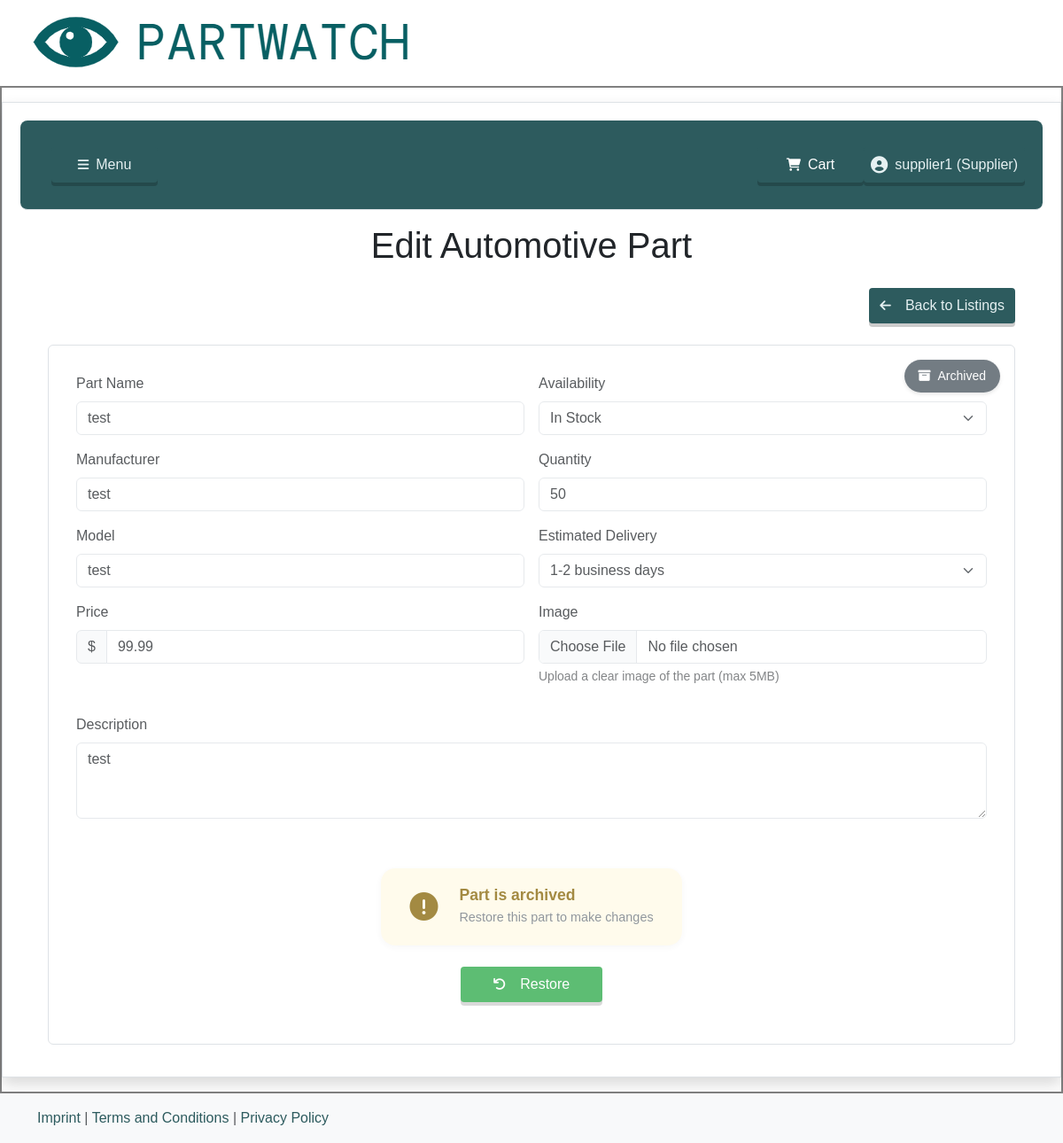
The page /edit-part/7 (signed in) on the database as committed earlier.
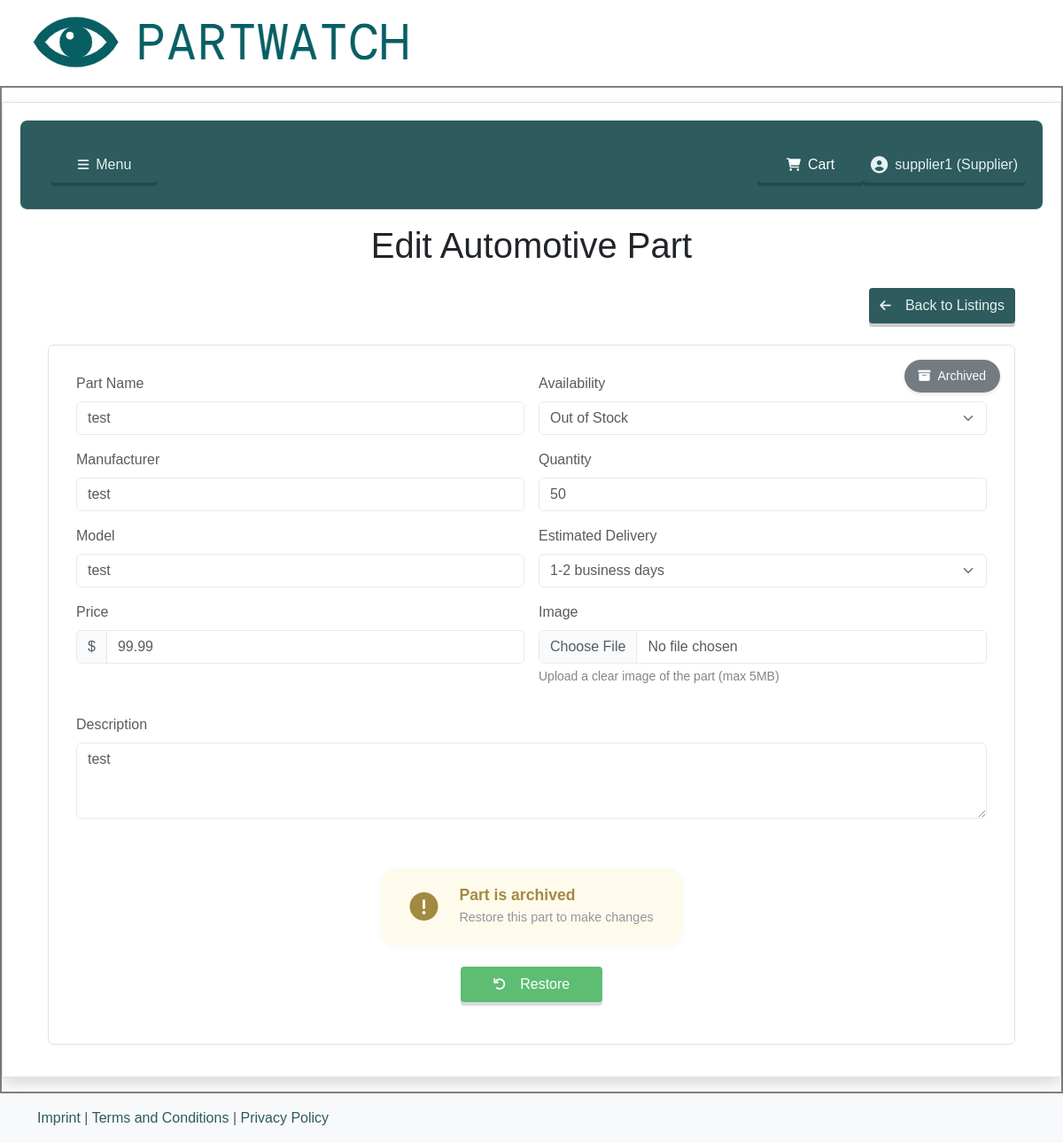
The same page on the database as committed later.
### models.py (models this page shows, shortened)
class Part(db.Model):
    id = db.Column(db.Integer, primary_key=True)
    name = db.Column(db.String(150), nullable=False)
    supplier_id = db.Column(db.Integer, db.ForeignKey('user.id'), nullable=False)
    supplier = db.relationship('User', backref=db.backref('parts', lazy=True, cascade="all, delete-orphan"))
    price = db.Column(db.Float, nullable=False)
    availability = db.Column(db.String(100), nullable=False)
    quantity = db.Column(db.Integer, nullable=False)
    delivery = db.Column(db.String(100), nullable=False)
    image = db.Column(db.String(200), nullable=True)
    description = db.Column(db.Text, nullable=False)
    manufacturer = db.Column(db.String(100), nullable=False)
    model = db.Column(db.String(100), nullable=False)
    deleted = db.Column(db.Boolean, default=False)  # Soft delete flag
    purchases = db.relationship('Purchase', back_populates='part', lazy=True, cascade="all, delete-orphan")

### app.py (the view, shortened to what this page needs)
@app.route('/edit-part/<int:part_id>', methods=['GET', 'POST'])
@login_required
def edit_part(part_id):
    part = Part.query.get_or_404(part_id)
    if part.supplier_id != current_user.id:
        flash('You do not have permission to edit this part.', 'danger')
        logger.warning(f"User {current_user.username} attempted to edit part ID: {part_id} they do not own.")
        return redirect(url_for('catalogue'))
    form = OfferPartForm(obj=part)
    return render_template('edit_part.html', form=form, part=part)

### app.py (called while the page is built)
@login_manager.user_loader
def load_user(user_id):
    return User.query.get(int(user_id))

### templates/edit_part.html (shortened to what the changed rows need)
{% extends "base.html" %}
{% block HEADER %}
    <h1 class="text-center mb-4">Edit Automotive Part</h1>
{% endblock %}
{% block CONTENT %}
<div class="container">
    <div class="card {% if part.deleted %}position-relative deleted-card{% endif %}">
        <div class="card-body {% if part.deleted %}opacity-75{% endif %}">
            <form id="edit-form" method="POST" enctype="multipart/form-data" action="{{ url_for('edit_part', part_id=part.id) }}">
                <div class="row g-3">
                    <div class="col-md-6">
                        <div class="mb-3">
                            <label class="form-label">Part Name</label>
                            {{ form.name(class="form-control", placeholder="Part Name") }}
                        </div>
                        <div class="mb-3">
                            <label class="form-label">Manufacturer</label>
                            {{ form.manufacturer(class="form-control", placeholder="Manufacturer") }}
                        </div>
                        <div class="mb-3">
                            <label class="form-label">Model</label>
                            {{ form.model(class="form-control", placeholder="Model") }}
                        </div>
                        <div class="mb-3">
                            <div class="input-group">
                                <span class="input-group-text">$</span>
                                {{ form.price(class="form-control", placeholder="Price (USD)") }}
                            </div>
                        </div>
                    </div>
                    <div class="col-md-6">
                        <div class="mb-3">
                            <label class="form-label">Availability</label>
                            {{ form.availability(class="form-select") }}
                        </div>
                        <div class="mb-3">
                            <label class="form-label">Quantity</label>
                            {{ form.quantity(class="form-control", min="0", placeholder="Quantity Available") }}
                        </div>
                        <div class="mb-3">
                            <label class="form-label">Estimated Delivery</label>
                            {{ form.delivery(class="form-select") }}
                        </div>
                        <div class="mb-3">
                            <label class="form-label">Image</label>
                            {{ form.image(class="form-control", accept="image/*") }}
                            <div class="form-text">Upload a clear image of the part (max 5MB)</div>
                        </div>
                    </div>
                    <div class="col-12">
                        <div class="mb-3">
                            <label class="form-label">Description</label>
                            {{ form.description(class="form-control", rows="3", placeholder="Part Description") }}
                        </div>
                    </div>
                </div>
            </form>
        </div>
    </div>
</div>
{% endblock %}

Rows that differ between the two databases and show on the page:
changed Part "test": availability "In Stock" → "Out of Stock"
